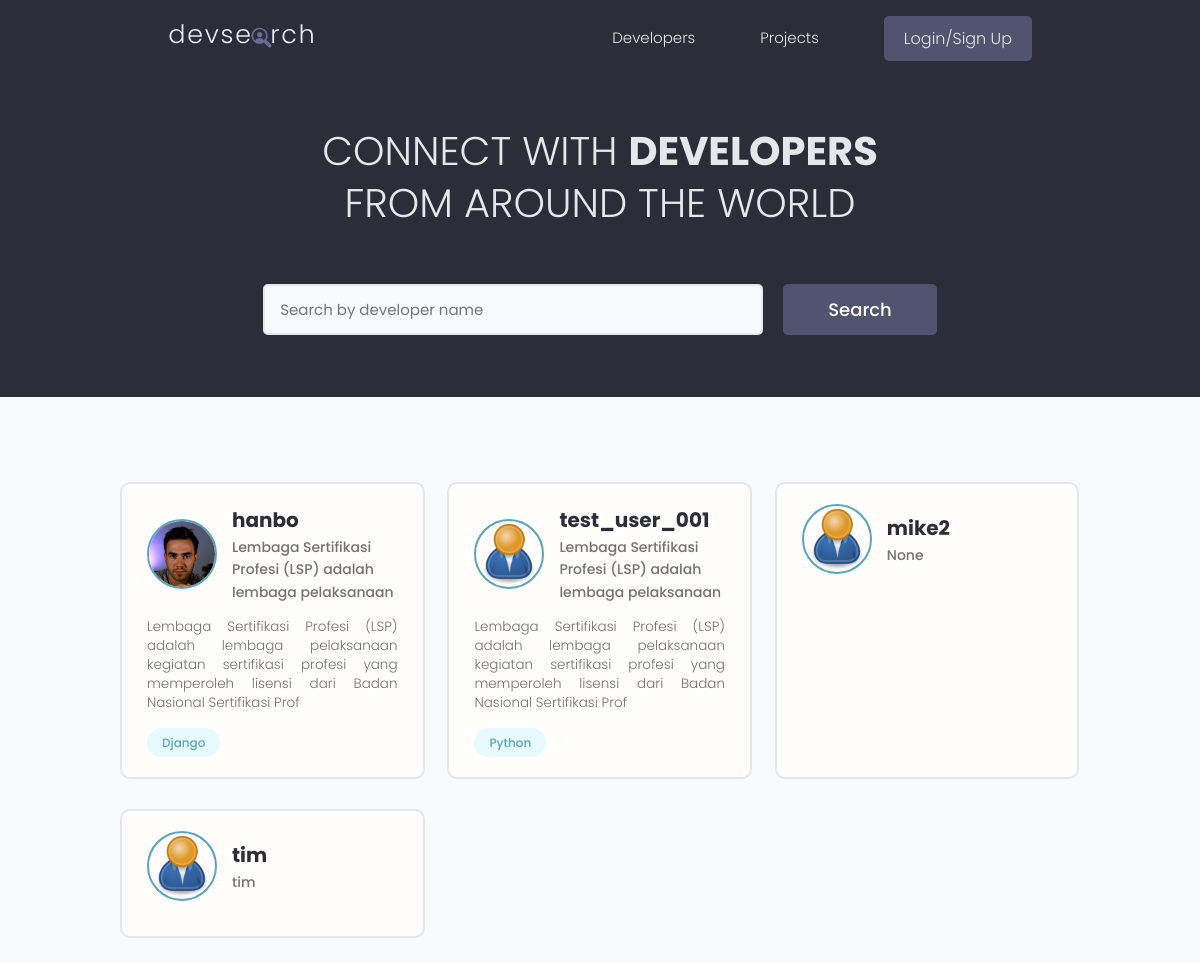
The page / on the database its author committed.
### users/models.py (models this page shows)
class Profile(models.Model):
    id = models.UUIDField(primary_key=True, editable=False,
                          unique=True, default=uuid.uuid4)
    user = models.OneToOneField(User, on_delete=models.CASCADE, null=True, blank=True)
    username = models.CharField(max_length=200, null=True, blank=True)
    name = models.CharField(max_length=200, blank=True, null=True)
    email = models.CharField(max_length=500, null=True, blank=True)
    location = models.CharField(max_length=500, null=True, blank=True)
    short_intro = models.CharField(max_length=200, null=True, blank=True)
    bio = models.TextField(null=True, blank=True)
    profile_image = models.ImageField(null=True, blank=True,
                                      default='profiles/user-default.png', upload_to='profiles/')
    social_github = models.CharField(max_length=200, null=True, blank=True)
    social_twitter = models.CharField(max_length=200, null=True, blank=True)
    social_linkedin = models.CharField(max_length=200, null=True, blank=True)
    social_youtube = models.CharField(max_length=200, null=True, blank=True)
    social_website = models.CharField(max_length=200, null=True, blank=True)
    created = models.DateTimeField(auto_now_add=True)
    def __str__(self):
        return str(self.user.username)
    class Meta:
        ordering = ['created']

class Skill(models.Model):
    id = models.UUIDField(primary_key=True, editable=False,
                          unique=True, default=uuid.uuid4)
    owner = models.ForeignKey(Profile, on_delete=models.CASCADE, null=True, blank=True)
    name = models.CharField(max_length=200, null=True, blank=True)
    description = models.TextField(null=True, blank=True)
    def __str__(self):
        return str(self.name)

### users/views.py (the view)
# urls.py: path('', views.profiles, name='profiles'),
def profiles(request):
    search_query, profiles = searchProfiles(request)
    page_range, profiles = paginateProfiles(request, profiles, pageSize=4)
    context = {'profiles': profiles, 'search_query': search_query, 'page_range': page_range}
    return render(request, 'users/profiles.html', context)

### users/utils.py (called while the page is built)
def getPageRange(pageNo, num_pages):
    startIndex = int(pageNo) - 4
    if startIndex < 1:
        startIndex = 1
    endIndex = int(pageNo) + 5
    if endIndex > num_pages:
        endIndex = num_pages
    return range(startIndex, endIndex + 1)

def paginateProfiles(request, profiles, pageSize):
    pageNo = request.GET.get('pageNo')
    paginator = Paginator(profiles, pageSize)
    try:
        profiles = paginator.page(pageNo)
    except PageNotAnInteger:
        pageNo = 1
    except EmptyPage:
        pageNo = paginator.num_pages
    profiles = paginator.page(pageNo)
    page_range = getPageRange(pageNo, paginator.num_pages)
    return page_range, profiles

def searchProfiles(request):
    search_query = ''
    if request.GET.get('search_query'):
        search_query = request.GET.get('search_query')
    skills = Skill.objects.filter(name__icontains=search_query)
    profiles = Profile.objects.distinct().filter(
        Q(name__icontains=search_query) |
        Q(short_intro__icontains=search_query) |
        Q(skill__in=skills)
    )
    return search_query, profiles

### users/templates/users/profiles.html (shortened to what this page needs)
{% extends 'main.html' %}
{% block content %}
<main class="home">
    <section class="hero-section text-center">
      <div class="container container--narrow">
        <div class="hero-section__box">
          <h2>CONNECT WITH <span>DEVELOPERS</span></h2>
          <h2>FROM AROUND THE WORLD</h2>
        </div>
        <div class="hero-section__search">
          <form id="searchForm" class="form" action="{% url 'profiles' %}" method="get">
            <div class="form__field">
              <input class="input input--text" id="formInput#search" type="text" name="search_query"
                     value="{{search_query}}" placeholder="Search by developer name" />
            </div>
            <input class="btn btn--sub btn--lg" type="submit" value="Search" />
          </form>
        </div>
      </div>
    </section>
    <section class="devlist">
      <div class="container">
        <div class="grid grid--three">
          {% for profile in profiles %}
          <div class="column card">
            <div class="dev">
              <a href="{% url 'user-profile' profile.id %}" class="card__body">
                <div class="dev__profile">
                  <img class="avatar avatar--md" src="{{ profile.profile_image.url }}" alt="image" />
                  <div class="dev__meta">
                    <h3>{{ profile }}</h3>
                    <h5>{{ profile.short_intro|slice:"60" }}</h5>
                  </div>
                </div>
                <p class="dev__info">
                   {{profile.bio|slice:"150"}}
                </p>
                <div class="dev__skills">
                  {% for skill in profile.skill_set.all|slice:"5" %}
                    <span class="tag tag--pill tag--main">
                        <small>{{ skill }}</small>
                    </span>
                  {% endfor %}
                </div>
              </a>
            </div>
          </div>
          {% endfor %}
        </div>
      </div>
    </section>
  </main>
{% endblock %}

### static/styles/app.css (style rules this page uses)
:root { --color-sub: #2d2d39; }
.btn--sub { background-color: var(--color-sub-light); }
.card { border: 2px solid var(--color-light); }
img { width: 100%; }
.hero-section { height: 40vh; display: flex; align-items: center; background-color: var(--color-sub); }
.hero-section__box { margin-bottom: 4rem; }
.hero-section__box > h2, .hero-section__box > h2 > span { font-size: 4rem; color: var(--color-light); line-height: 1.3; text-transform: uppercase; }
.hero-section__box > h2 { font-weight: 300; }
.hero-section__box > h2 > span { font-weight: 700; }
.hero-section__search > .form { display: flex; align-items: center; justify-content: center; gap: 2rem; }
.hero-section__search > .form input.input--text { width: 50rem; }
.devlist { margin-top: 8rem; }
.devlist .grid { align-items: stretch; }
.devlist .dev .dev__profile { display: flex; align-items: center; gap: 1.5rem; }
.devlist .dev .dev__meta h3 { color: var(--color-sub); font-size: 2rem; font-weight: 700; }
.devlist .dev .dev__meta h5 { color: var(--color-text); font-size: 1.4rem; font-weight: 500; }
.devlist .dev .dev__info { margin: 1.5rem 0; font-size: 1.35rem; line-height: 1.4; text-align: justify; }

### static/uikit/styles/modules/_variables.css (style rules this page uses)
:root { --color-main: #5aa5b9; --color-main-light: #e6faff; --color-sub: #3f4156; --color-sub-light: #51546e; --color-sub-lighter: #ededfd; --color-text: #737373; --color-gray: #8b8b8b; --color-light: #e5e7eb; --color-light-gray: #767676; --color-bg: #f8fafd; --color-white: #fffefd; --color-white-light: #f3f3f3; --color-success: #359e64; --color-success-bg: #def8e8; --color-error: #fc4b0b; --color-error-bg: #fff2ee; --font-base: 'Poppins', arial, helvetica, 'Segoe UI', roboto, ubuntu, sans-serif; --font-monospace: 'Fira Code', 'Courier New', courier, monospace; --font-regular: 300; --font-medium: 500; --font-bold: 700; --generic-shadow: 1px 1px 5px #00000010; --generic-transition: all 0.3s ease-in-out; }

### static/uikit/styles/modules/_base.css (style rules this page uses)
* { margin: 0; padding: 0; box-sizing: border-box; text-rendering: optimizeLegibility; color: inherit; font-size: inherit; }
html { font-size: 50%; }
@media only screen and (min-width: 480px) { html { font-size: 56.25%; } }
@media only screen and (min-width: 1200px) { html { font-size: 62.5%; } }
body { line-height: 1.6; font-weight: 400; font-size: 1.5rem; color: var(--color-text); background-color: var(--color-bg); min-height: 100vh; }

### static/uikit/styles/modules/_typography.css (style rules this page uses)
* { font-family: var(--font-base); }
h2 { font-size: 3.6rem; font-weight: var(--font-bold); }
h3 { font-size: 3.2rem; font-weight: var(--font-medium); }
h5 { font-size: 2.4rem; font-weight: var(--font-medium); }
h5, h6 { font-weight: var(--font-regular); }
p, span, strong { font-size: 1.6rem; color: var(--color-text); font-weight: var(--font-regular); }
a { padding-bottom: 2px; text-decoration: none; display: inline-block; color: var(--color-main); font-weight: var(--font-medium); }

### static/uikit/styles/modules/_utilities.css (style rules this page uses)
.container { width: 92%; max-width: 165rem; margin: 0 auto; box-sizing: border-box; }
.container--narrow { width: 92%; max-width: 120rem; }
@media screen and (min-width: 1000px) { .container { width: 90%; } }
@media screen and (min-width: 1000px) { .container--narrow { width: 85%; } }
@media screen and (min-width: 1200px) { .container { width: 80%; } }
@media screen and (min-width: 1200px) { .container--narrow { width: 72%; } }
.text-center { text-align: center; }

### static/uikit/styles/modules/_avatar.css (style rules this page uses)
.avatar { border-radius: 50%; border: 2px solid var(--color-main); object-fit: cover; }
.avatar--md { height: 7rem; width: 7rem; }

### static/uikit/styles/modules/_button.css (style rules this page uses)
.btn { display: inline-block; position: relative; cursor: pointer; background-color: var(--color-light); font-weight: var(--font-medium); color: var(--color-sub); text-decoration: none; padding: 1rem 2rem; border-radius: 0.5rem; border: none; width: -webkit-fit-content; width: -moz-fit-content; width: fit-content; height: -webkit-fit-content; height: -moz-fit-content; height: fit-content; font-size: 1.6rem; outline-width: 0; outline-color: transparent; -webkit-backface-visibility: hidden; backface-visibility: hidden; transition: all 0.3s ease-in-out; }
.btn--sub { background-color: var(--color-sub); color: var(--color-white); }
.btn--lg { font-size: 1.8rem; padding: 1.2rem 4.5rem; }

### static/uikit/styles/modules/_card.css (style rules this page uses)
.card { border-radius: 1rem; background-color: var(--color-white); border: 1.5px solid var(--color-light); width: auto; height: auto; margin-top: 0.5rem; margin-bottom: 0.5rem; overflow: hidden; }
.card__body, .card__header { padding: 2rem 2.5rem; }

### rows shown on the page
Profile: profile_image (picture), user.username "hanbo", short_intro "Lembaga Sertifikasi Profesi (LSP) adalah lembaga pelaksanaan", bio "Lembaga Sertifikasi Profesi (LSP) adalah lembaga pelaksanaan kegiatan sertifikasi profesi yang memperoleh lisensi dari Badan Nasional Sertifikasi Prof"
Skill: name "Django"
Profile: profile_image (placeholder picture), user.username "test_user_001", short_intro "Lembaga Sertifikasi Profesi (LSP) adalah lembaga pelaksanaan", bio "Lembaga Sertifikasi Profesi (LSP) adalah lembaga pelaksanaan kegiatan sertifikasi profesi yang memperoleh lisensi dari Badan Nasional Sertifikasi Prof"
Skill: name "Python"
Profile: profile_image (placeholder picture), user.username "mike2", short_intro "None"
Profile: profile_image (placeholder picture), user.username "tim", short_intro "tim"
